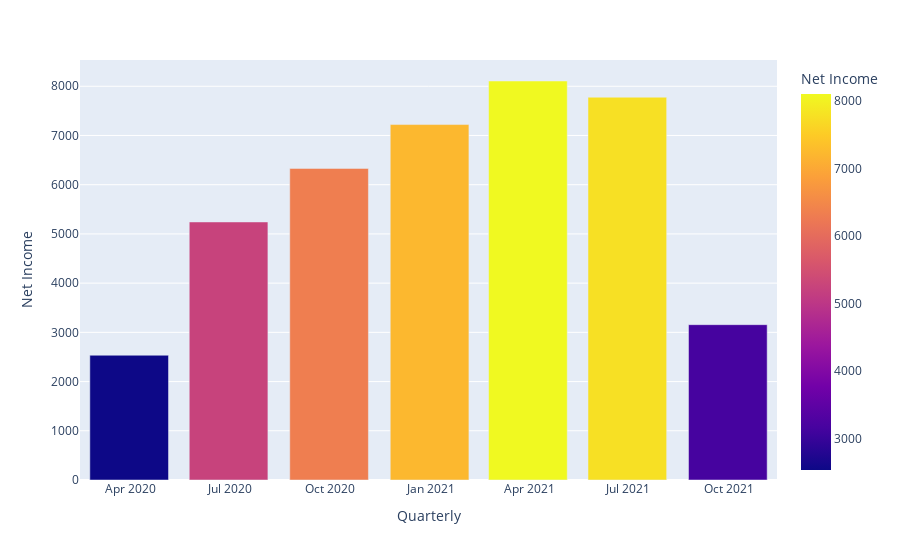

Source (notebook cell):
### Code cell
#import plotly.express as px
#df = px.data.tips()
fig = px.bar(curr_df, x="Quarterly", y="Net Income",
             color='Net Income', barmode='group',
             height=400)
fig.show()

### Figure 1 — Plotly figure (JSON) as saved in the notebook; plotly's stock layout.template omitted (floating-point values rounded to 4 significant figures)
{"data": [{"alignmentgroup": "True", "hovertemplate": "Quarterly=%{x}<br>Net Income=%{marker.color}<extra></extra>", "legendgroup": "", "marker": {"color": [3156, 7778, 8107, 7222, 6331, 5243, 2535], "coloraxis": "coloraxis", "pattern": {"shape": ""}}, "name": "", "offsetgroup": "", "orientation": "v", "showlegend": false, "textposition": "auto", "type": "bar", "x": ["2021-09-30T00:00:00", "2021-06-30T00:00:00", "2021-03-31T00:00:00", "2020-12-31T00:00:00", "2020-09-30T00:00:00", "2020-06-30T00:00:00", "2020-03-31T00:00:00"], "xaxis": "x", "y": [3156, 7778, 8107, 7222, 6331, 5243, 2535], "yaxis": "y"}], "layout": {"autosize": true, "barmode": "group", "coloraxis": {"colorbar": {"title": {"text": "Net Income"}}, "colorscale": [[0, "#0d0887"], [0.1111, "#46039f"], [0.2222, "#7201a8"], [0.3333, "#9c179e"], [0.4444, "#bd3786"], [0.5556, "#d8576b"], [0.6667, "#ed7953"], [0.7778, "#fb9f3a"], [0.8889, "#fdca26"], [1, "#f0f921"]]}, "legend": {"tracegroupgap": 0}, "margin": {"t": 60}, "xaxis": {"anchor": "y", "autorange": true, "domain": [0, 1], "range": ["2020-02-15", "2021-11-14"], "title": {"text": "Quarterly"}, "type": "date"}, "yaxis": {"anchor": "x", "autorange": true, "domain": [0, 1], "range": [0, 8534.0], "title": {"text": "Net Income"}, "type": "linear"}}}
